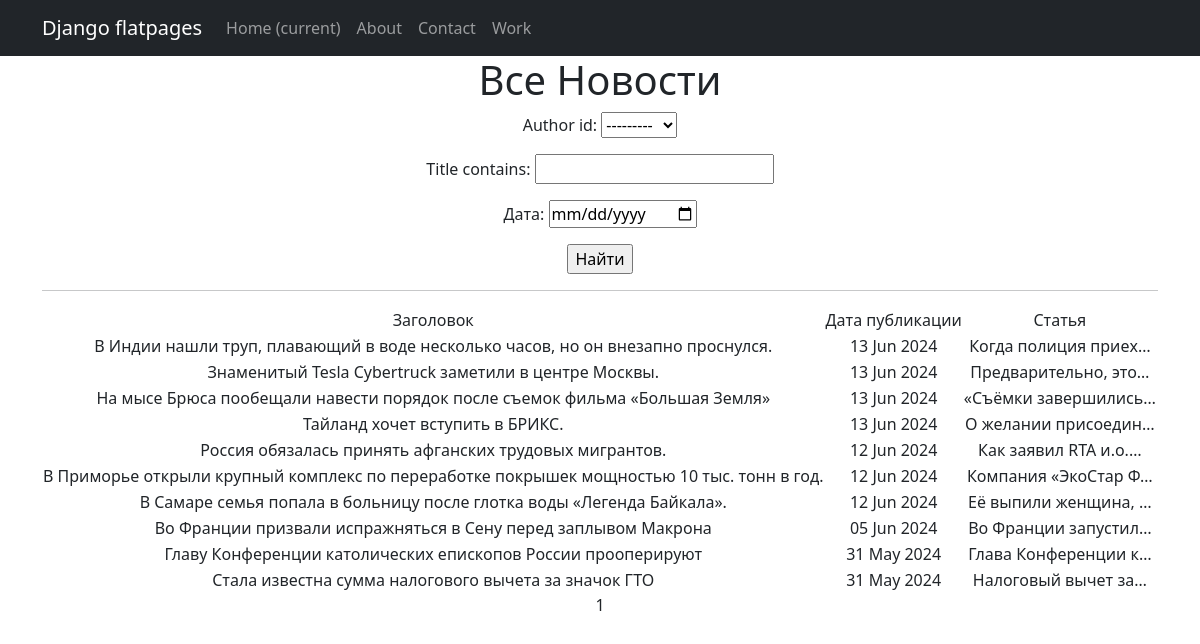
/search/, run on an earlier commit of the app's database.
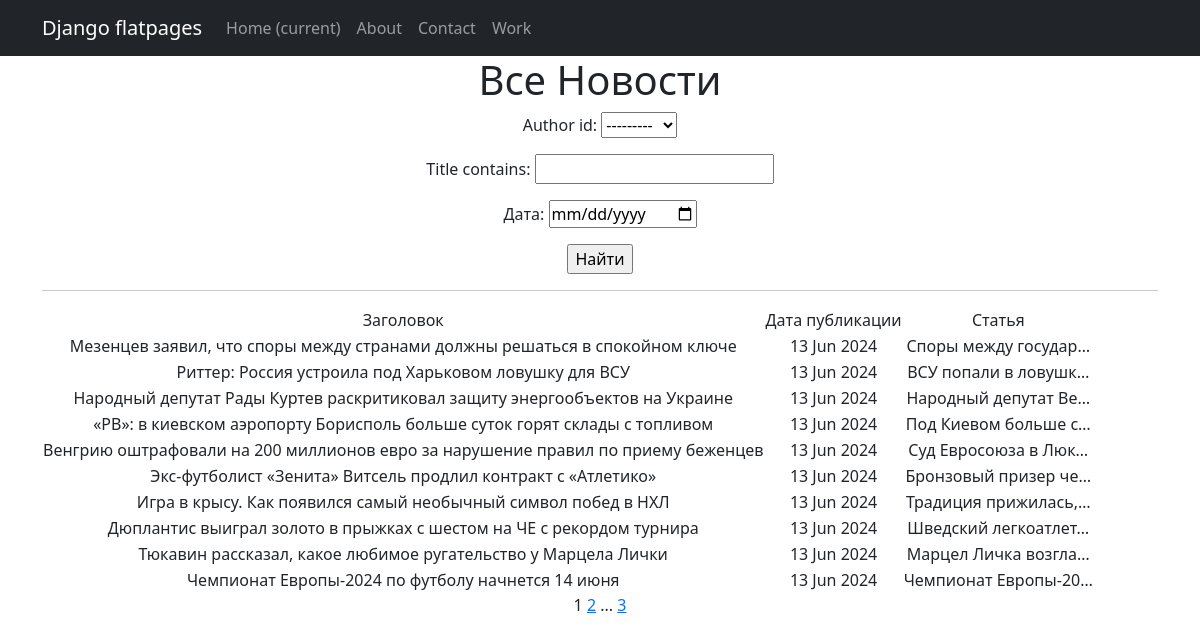
And on a later commit of the database.
### News/models.py (models this page shows, shortened)
class Post(models.Model):
    news = 'NE'
    article = 'AR'
    POST_TIPE = [
        (news, "Новость"),
        (article, 'Статья')
    ]
    post_time_in = models.DateTimeField(auto_now_add=True)
    post_type = models.CharField(max_length=2, choices=POST_TIPE)
    title = models.CharField(max_length=255, default='None')
    post_text = models.TextField(default="Здесь пока никто ничего не написал.")
    post_rating = models.IntegerField(default=0)
    author_id = models.ForeignKey(Author, on_delete=models.CASCADE)
    categories = models.ManyToManyField(Category, through='PostCategory')

### News/views.py (the view)
# urls.py: path('search/', SearchList.as_view(), name='post_search'),
class SearchList(ListView):
    model = Post
    ordering = '-post_time_in'
    template_name = 'news_search.html'
    context_object_name = 'posts'
    paginate_by = 10
    def get_queryset(self):
        queryset = super().get_queryset()
        self.filterset = PostFilter(self.request.GET, queryset)
        return self.filterset.qs
    def get_context_data(self, **kwargs):
        context = super().get_context_data(**kwargs)
        context['filterset'] = self.filterset
        return context

### News/models.py (called while the page is built)
    def __str__(self):
        return self.user.username.title()

### News/templatetags/custom_tags.py (called while the page is built)
@register.simple_tag(takes_context=True)
def url_replace(context, **kwargs):
    d = context['request'].GET.copy()
    for k, v in kwargs.items():
        d[k] = v
    return d.urlencode()

### templates/news_search.html (shortened to what this page needs)
{% extends 'flatpages/default.html' %}
{% load custom_filters %}
{% load custom_tags %}
{% block content %}
   <h1>Все Новости</h1>
   <form action="" method="get">
       {{ filterset.form.as_p }}
       <input type="submit" value="Найти" />
   </form>
   <hr>
   {% if posts %}
       <table>
           <tr>
               <td>Заголовок</td>
               <td>Дата публикации</td>
               <td>Статья</td>
           </tr>
           {% for post in posts %}
           <tr>
               <td>{{ post.title }}</td>
               <td>{{ post.post_time_in|date:'d M Y'  }}</td>
               <td>{{ post.post_text| truncatechars:20 }}</td>
           </tr>
           {% endfor %}
       </table>
   {% else %}
       <h2>Новостей нет нет!</h2>
   {% endif %}
   {{ page_obj.number }}
   {% if page_obj.has_next %}
       <a href="?{% url_replace page=page_obj.next_page_number %}">{{ page_obj.next_page_number }}</a>
       {% if paginator.num_pages != page_obj.next_page_number %}
           ...
           <a href="?{% url_replace page=page_obj.paginator.num_pages %}">{{ page_obj.paginator.num_pages }}</a>
       {% endif %}
   {% endif %}
{% endblock content %}

What changed in the data, as far as the page shows it:
no longer on this page (row unchanged): Post: title "В Индии нашли труп, плавающий в воде несколько часов, но он внезапно проснулся.", post_time_in "13 Jun 2024", post_text "Когда полиция приех…"
no longer on this page (row unchanged): Post: title "Знаменитый Tesla Cybertruck заметили в центре Москвы.", post_time_in "13 Jun 2024", post_text "Предварительно, это…"
no longer on this page (row unchanged): Post: title "На мысе Брюса пообещали навести порядок после съемок фильма «Большая Земля»", post_time_in "13 Jun 2024", post_text "«Съёмки завершились…"
no longer on this page (row unchanged): Post: title "Тайланд хочет вступить в БРИКС.", post_time_in "13 Jun 2024", post_text "О желании присоедин…"
no longer on this page (row unchanged): Post: title "Россия обязалась принять афганских трудовых мигрантов.", post_time_in "12 Jun 2024", post_text "Как заявил RTA и.о.…"
no longer on this page (row unchanged): Post: title "В Приморье открыли крупный комплекс по переработке покрышек мощностью 10 тыс. тонн в год.", post_time_in "12 Jun 2024", post_text "Компания «ЭкоСтар Ф…"
no longer on this page (row unchanged): Post: title "В Самаре семья попала в больницу после глотка воды «Легенда Байкала».", post_time_in "12 Jun 2024", post_text "Её выпили женщина, …"
no longer on this page (row unchanged): Post: title "Во Франции призвали испражняться в Сену перед заплывом Макрона", post_time_in "05 Jun 2024", post_text "Во Франции запустил…"
no longer on this page (row unchanged): Post: title "Главу Конференции католических епископов России прооперируют", post_time_in "31 May 2024", post_text "Глава Конференции к…"
no longer on this page (row unchanged): Post: title "Стала известна сумма налогового вычета за значок ГТО", post_time_in "31 May 2024", post_text "Налоговый вычет за…"
added Post: title "Мезенцев заявил, что споры между странами должны решаться в спокойном ключе", post_time_in "13 Jun 2024", post_text "Споры между государ…"
added Post: title "Риттер: Россия устроила под Харьковом ловушку для ВСУ", post_time_in "13 Jun 2024", post_text "ВСУ попали в ловушк…"
added Post: title "Народный депутат Рады Куртев раскритиковал защиту энергообъектов на Украине", post_time_in "13 Jun 2024", post_text "Народный депутат Ве…"
added Post: title "«РВ»: в киевском аэропорту Борисполь больше суток горят склады с топливом", post_time_in "13 Jun 2024", post_text "Под Киевом больше с…"
added Post: title "Венгрию оштрафовали на 200 миллионов евро за нарушение правил по приему беженцев", post_time_in "13 Jun 2024", post_text "Суд Евросоюза в Люк…"
added Post: title "Экс-футболист «Зенита» Витсель продлил контракт с «Атлетико»", post_time_in "13 Jun 2024", post_text "Бронзовый призер че…"
added Post: title "Игра в крысу. Как появился самый необычный символ побед в НХЛ", post_time_in "13 Jun 2024", post_text "Традиция прижилась,…"
added Post: title "Дюплантис выиграл золото в прыжках с шестом на ЧЕ с рекордом турнира", post_time_in "13 Jun 2024", post_text "Шведский легкоатлет…"
added Post: title "Тюкавин рассказал, какое любимое ругательство у Марцела Лички", post_time_in "13 Jun 2024", post_text "Марцел Личка возгла…"
added Post: title "Чемпионат Европы-2024 по футболу начнется 14 июня", post_time_in "13 Jun 2024", post_text "Чемпионат Европы-20…"
Also different on the page:
{{ page_obj.next_page_number }}: (not shown) → "2"
{{ page_obj.paginator.num_pages }}: (not shown) → "3"
